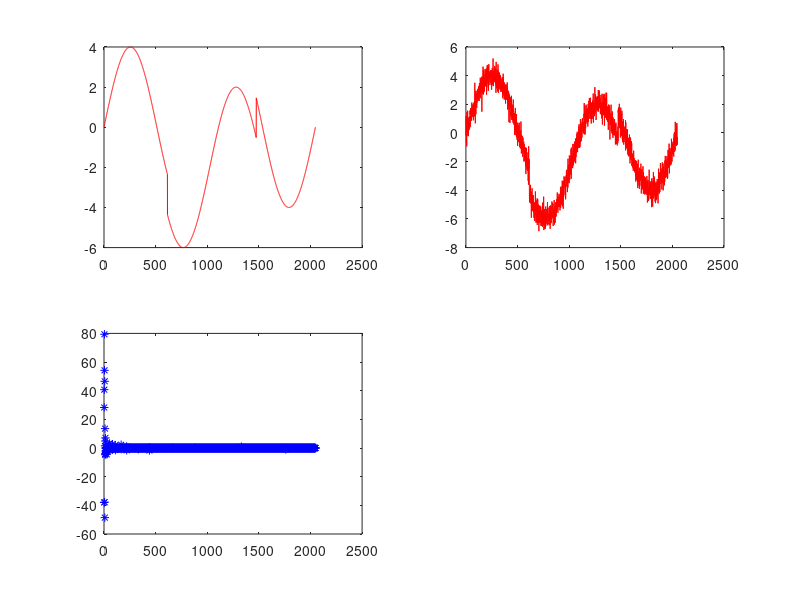

Write the MATLAB code that produced this figure. (Note: this script raises an error after producing the figure.)
clear all
close all
clc
GraphicsSmoothing = 'off'

%% Load the original signal of length 2048
load('HeaviSine_2048.mat');
x=HeaviSine';
n=length(x)


figure(1)
subplot(2,2,1)
plot(x,'r')
% hold on

%% Generate the orthonormal wavelet transformation of length 10
% T=gen_wave(n,10,2);

load('Wavelet_T_2048_N_10'); % This gives you the wavelet transformation matrix T

theta=T*x;

figure(1)
subplot(2,2,3)
plot(theta,'b*')


%% Generate a noise and the noisy measurement
SD=0.5;
omega=SD*randn(n,1);
u=x+omega;
figure(1)
subplot(2,2,2)
plot(u,'r')


% %% Run the l1 minimization to recover the sparse theta
% cvx_begin
% cvx_solver gurobi
% variable theta_rec(n)
% minimize (norm(theta_rec,1))
% subject to
% norm(T'*theta_rec-u)<=sqrt(n)*SD 
% cvx_end
% 
% %% Recover the x
% x_rec=T'*theta_rec;
% figure(1)
% subplot(2,2,4)
% plot(x_rec,'b')


%% Run the unconstrained composite minimization to recover the theta and x
mu=1; 
cvx_begin
cvx_solver gurobi
variable theta_rec_2(n)
minimize (0.5*theta_rec_2'*T*T'*theta_rec_2-u'*T'*theta_rec_2+0.5*u'*u+mu*norm(theta_rec_2,1))
cvx_end

%% Recover the x
x_rec_2=T'*theta_rec_2;
figure(1)
subplot(2,2,4)
plot(x_rec_2,'b')


% %% Use soft shrinkage
% mu=sqrt(2*log(n))*SD;
% theta_star=s_shrinkage_b_mu(T*u,0.6*mu);
% x_star=T'*theta_star;
% figure(1)
% subplot(2,2,4)
% plot(x_star,'b')

